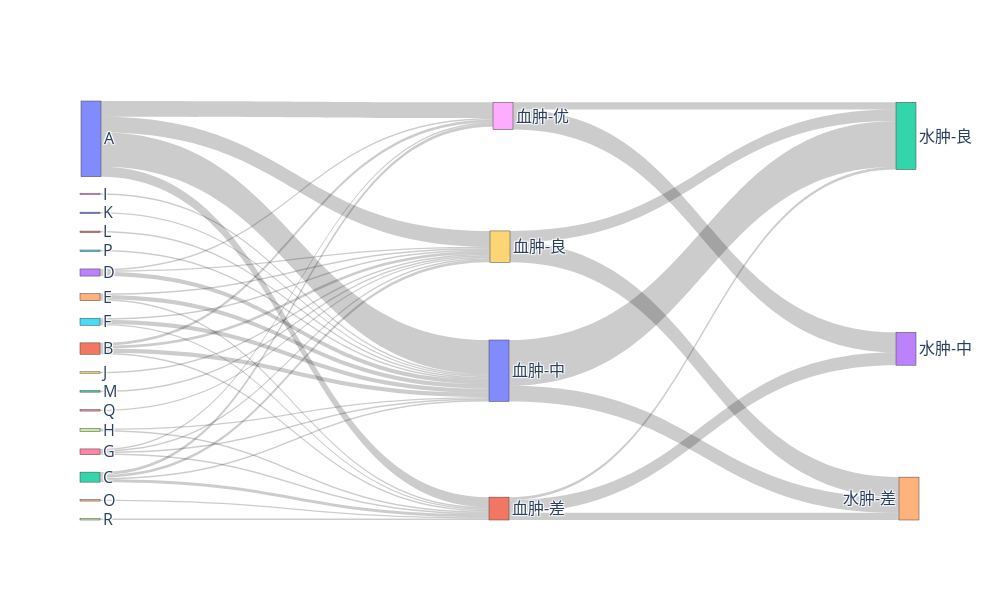

Notebook code for this chart:
### Markdown cell above
### 桑基图可视化血肿/水肿体积进展

### Code cell
labels = ['A', 'B', 'C', 'D', 'E', 'F', 'G', 'H', 'I', 'J', 'K', 'L', 'M', 'N', 'O', 'P', 'Q', 'R', '血肿-优', '血肿-良', '血肿-中', '血肿-差', '水肿-良', '水肿-中', '水肿-差']
source = source_all
target = target_all
value = val_all
# 创建桑基图
fig = go.Figure(data=[go.Sankey(
    node=dict(
        label=labels,
        # arrangement='perpendicular'
    ),
    link=dict(
        source=source,
        target=target,
        value=value,
    )
)])

fig.update_layout(
    width=1000,  # 设置宽度为800像素
    height=600,  # 设置高度为600像素
    font_size=16
)

# 显示图形
# fig.write_image("img/ed_sankey.pdf")
fig.show()

### Figure 1 — Plotly figure (JSON) as saved in the notebook; plotly's stock layout.template omitted (floating-point values rounded to 4 significant figures)
{"data": [{"link": {"source": [0, 0, 0, 0, 1, 1, 1, 1, 2, 2, 2, 2, 3, 3, 3, 4, 4, 4, 5, 5, 5, 6, 6, 6, 6, 7, 7, 8, 8, 9, 10, 11, 12, 13, 14, 15, 16, 17, 21, 21, 21, 20, 20, 19, 19, 18, 18], "target": [21, 20, 19, 18, 21, 20, 19, 18, 21, 20, 19, 18, 20, 19, 18, 21, 20, 19, 21, 20, 19, 21, 20, 19, 18, 21, 20, 20, 18, 19, 20, 20, 19, 18, 21, 20, 19, 21, 24, 23, 22, 24, 22, 24, 22, 23, 22], "value": [7, 24, 11, 11, 1, 3, 2, 2, 2, 1, 2, 2, 3, 1, 1, 1, 3, 1, 1, 3, 1, 1, 1, 1, 1, 1, 1, 1, 0, 1, 1, 1, 1, 0, 1, 1, 1, 1, 5, 9, 2, 11, 32, 14, 8, 14, 5]}, "node": {"label": ["A", "B", "C", "D", "E", "F", "G", "H", "I", "J", "K", "L", "M", "N", "O", "P", "Q", "R", "血肿-优", "血肿-良", "血肿-中", "血肿-差", "水肿-良", "水肿-中", "水肿-差"], "x": [0.0131, 0.0119, 0.0119, 0.0119, 0.0119, 0.0119, 0.0119, 0.0119, 0.0119, 0.0119, 0.0119, 0.0119, 0.0119, 0.0119, 0.0119, 0.0119, 0.0119, 0.5036, 0.5, 0.4988, 0.4988, 0.9833, 0.9833, 0.9869], "y": [0.09252, 0.5918, 0.898, 0.4107, 0.4694, 0.5281, 0.8376, 0.7857, 0.2236, 0.6488, 0.2687, 0.3138, 0.6939, 0.9532, 0.3588, 0.7389, 0.9983, 0.03793, 0.3492, 0.6446, 0.9728, 0.08553, 0.5923, 0.949]}, "type": "sankey"}], "layout": {"font": {"size": 16}, "height": 600, "width": 1000}}
